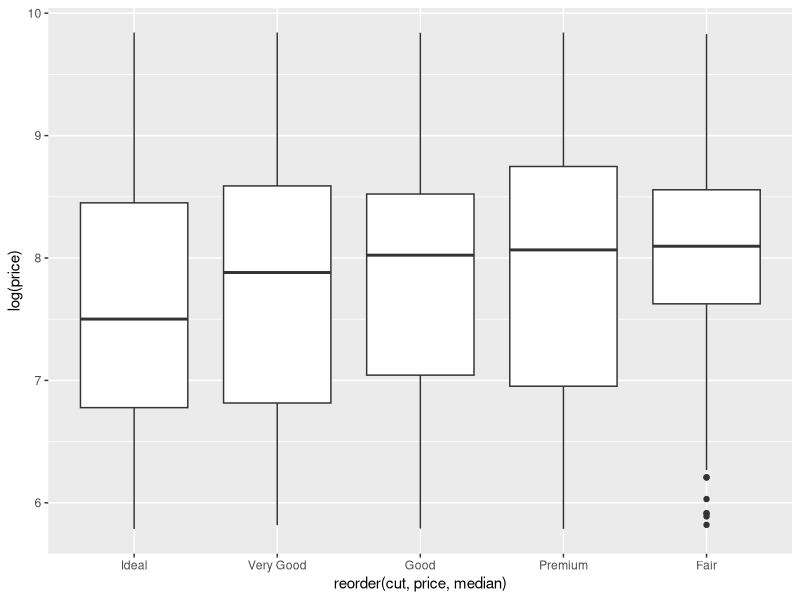
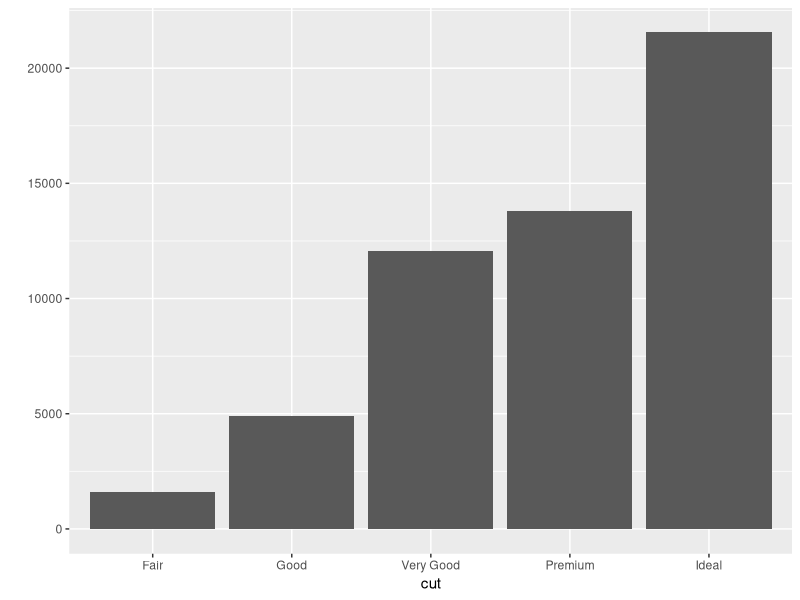
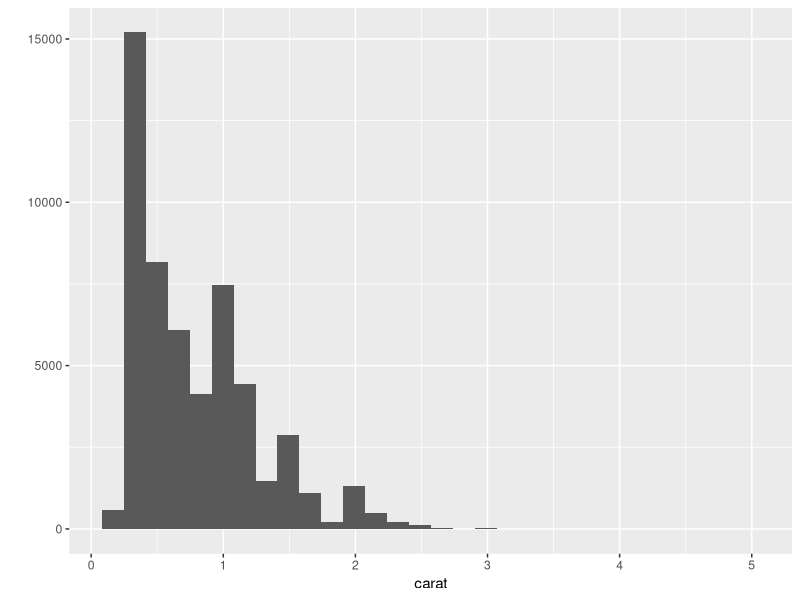
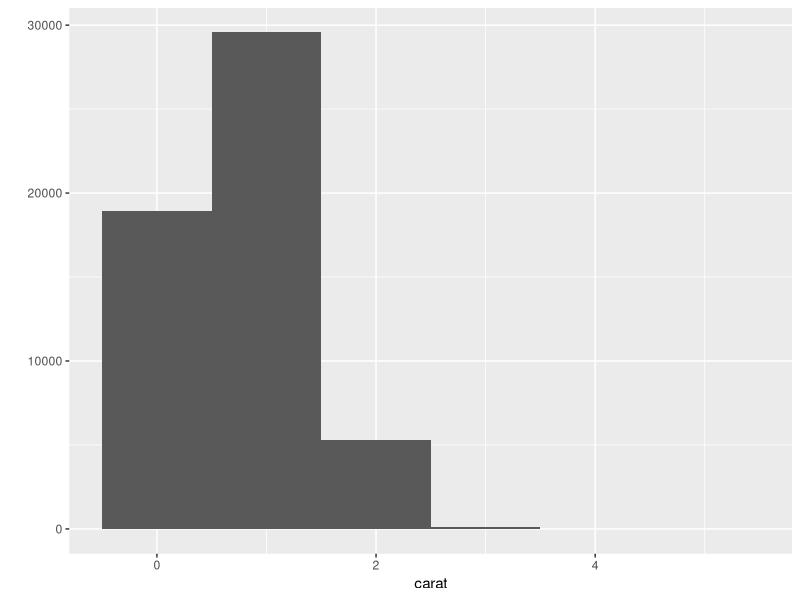
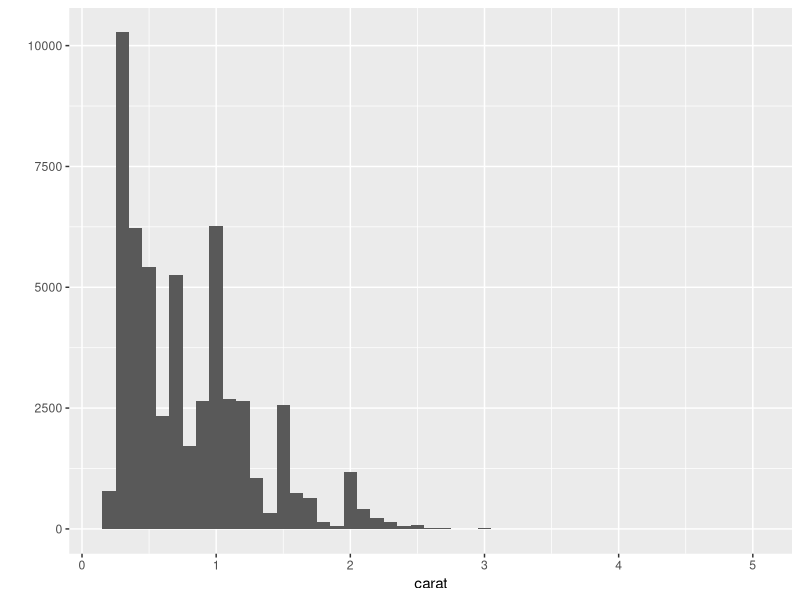
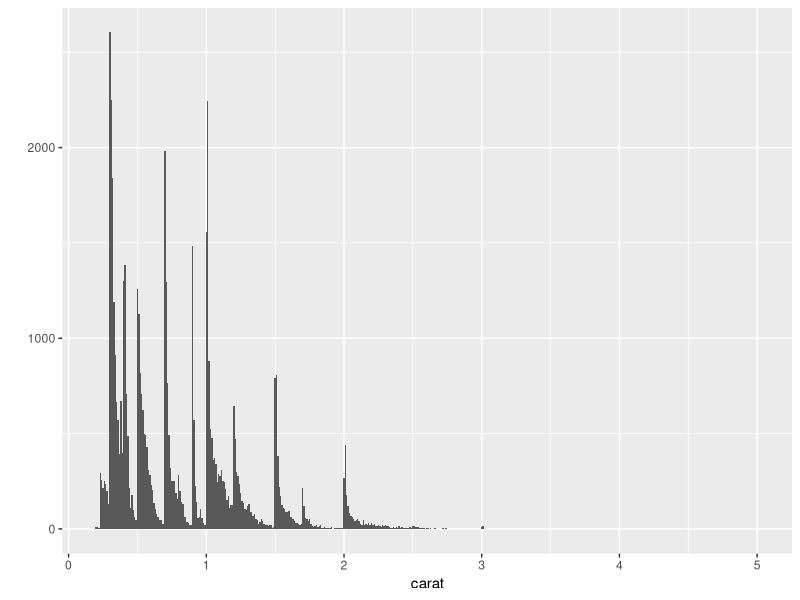
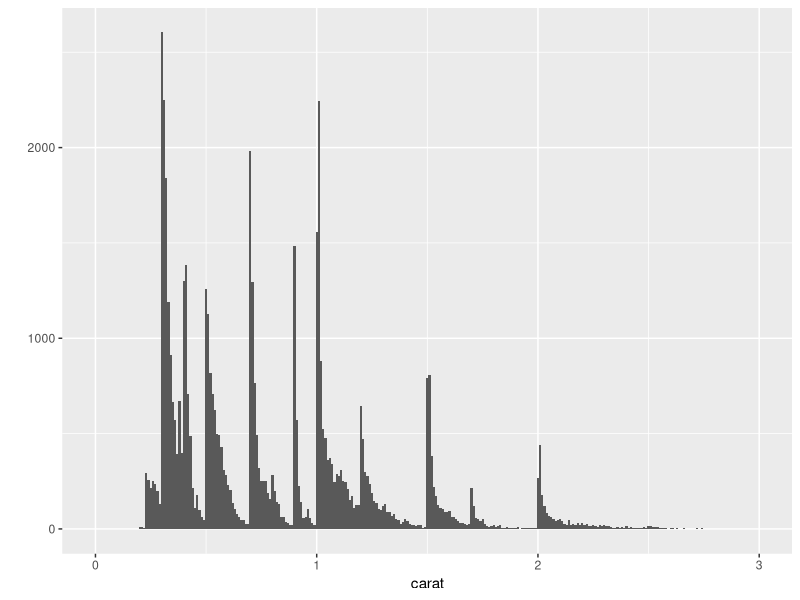
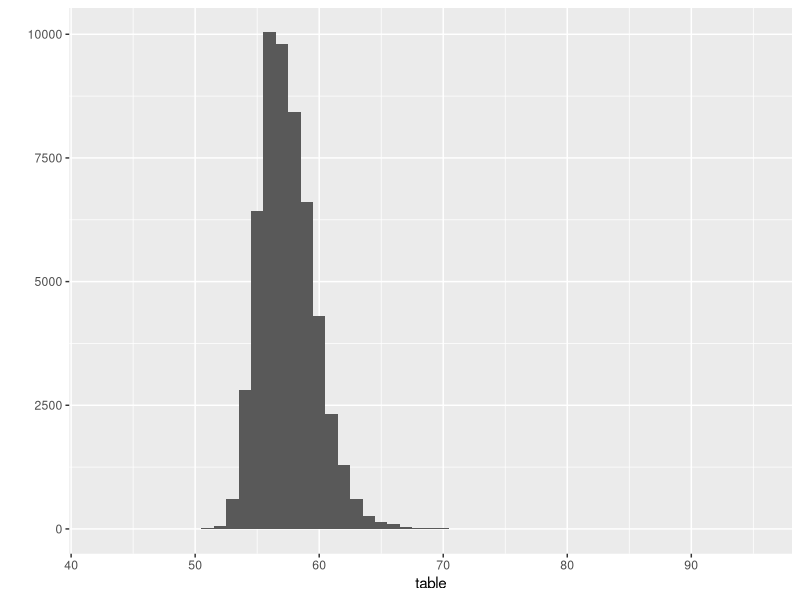

Reproduce these figures in R, in order.
#' ---
#' title: "Lecture 2 for Hadley Wickham's STAT 405 at Rice U."
#' author: "Mark Blackmore"
#' date: "`r format(Sys.Date())`"
#' output: github_document
#' ---

library(ggplot2)

## Five ways to explore the data
?diamonds
head(diamonds)
str(diamonds)
summary(diamonds)
qplot(reorder(cut, price, median), log(price), data = diamonds, geom = "boxplot")

## Examine distributions 
### Categorical variable generates barplot 
qplot(cut, data = diamonds)

### Continuous variable generates histogram
qplot(carat, data = diamonds)
qplot(carat, data = diamonds, binwidth = 1)
qplot(carat, data = diamonds, binwidth = 0.1)
qplot(carat, data = diamonds, binwidth = 0.01)
resolution(diamonds$carat)
last_plot() + xlim(0, 3)

### Always play with binwidth
qplot(table, data = diamonds, binwidth = 1)
qplot(table, data = diamonds, binwidth = 1) +
  xlim(50, 70)
qplot(table, data = diamonds, binwidth = 0.1) +
  xlim(50, 70)
qplot(table, data = diamonds, binwidth = 0.1) +
  xlim(50, 70) + ylim(0, 50)
?coord_cartesian
d <- ggplot(diamonds, aes(carat, price)) +
  stat_bin2d(bins = 25, colour = "white")
d
d + scale_x_continuous(limits = c(0, 1))
d + coord_cartesian(xlim = c(0, 1))

### Using Aesthetics
qplot(depth, data = diamonds, binwidth = 0.2)
qplot(depth, data = diamonds, binwidth = 0.2,
      fill = cut) + xlim(55, 70)
qplot(depth, data = diamonds, binwidth = 0.2) + 
  xlim(55, 70) + facet_wrap(~ cut)

### Exercise: Expriment with binwidth and aesthetics
qplot(price, data = diamonds)
resolution(diamonds$price)
qplot(price, data = diamonds, binwidth = 1)
qplot(price, data = diamonds, binwidth = 10)
qplot(price, data = diamonds, binwidth = 100)
qplot(price, data = diamonds, binwidth = 1000)
qplot(price, data = diamonds, binwidth = 100) + 
  coord_cartesian(xlim = c(0, 5000))
qplot(price, data = diamonds, binwidth = 500) + 
  scale_x_continuous(limits = c(0, 5000))
qplot(price, data = diamonds, binwidth = 500) + facet_wrap(~ color)
qplot(price, data = diamonds, binwidth = 100) + facet_wrap(~ cut)
qplot(price, data = diamonds, binwidth = 100) + facet_wrap(~ clarity)

### Preferable to use density for comparions vs count
qplot(price, data = diamonds, binwidth = 500) + facet_wrap(~ cut)
qplot(price, ..density.., data = diamonds, binwidth = 500,
      geom = "freqpoly", colour = cut)
qplot(price, ..density.., data = diamonds, binwidth = 500,
      geom = "histogram") + facet_wrap(~ cut)
